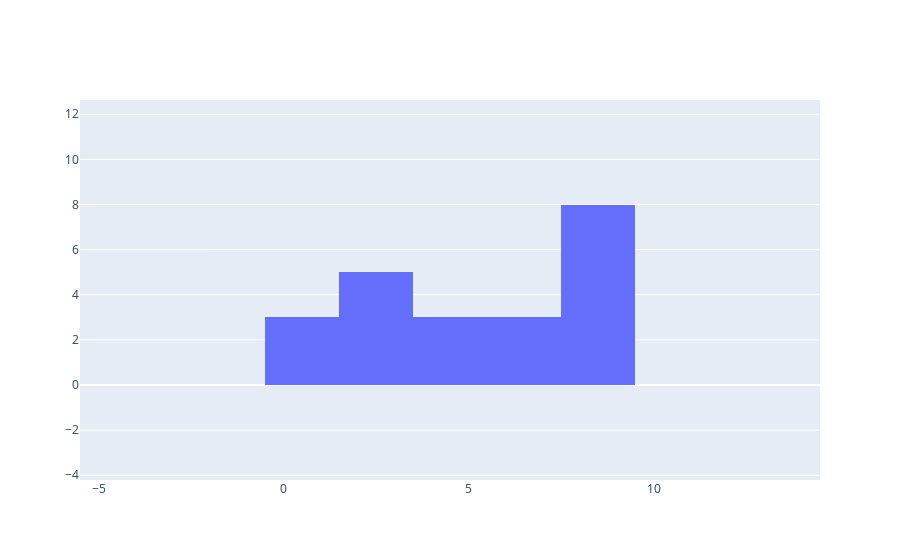

Notebook source saved alongside this figure:
### Code cell
x = [1, 2, 3, 4, 3, 2, 1, 1, 2, 6, 7, 8, 4, 5, 6, 9, 9, 9, 9, 9, 9, 9]
fig = go.Figure(data = [go.Histogram(x = x)])
fig.show()

### Figure 1 — Plotly figure (JSON) as saved in the notebook; plotly's stock layout.template omitted (floating-point values rounded to 4 significant figures)
{"data": [{"type": "histogram", "x": [1, 2, 3, 4, 3, 2, 1, 1, 2, 6, 7, 8, 4, 5, 6, 9, 9, 9, 9, 9, 9, 9]}], "layout": {"autosize": true, "xaxis": {"autorange": false, "range": [-5.5, 14.5], "type": "linear"}, "yaxis": {"autorange": false, "range": [-4.211, 12.63]}}}
